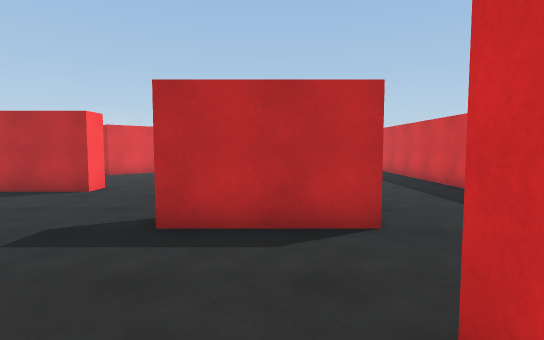
View 1 (above)

18 first-person views from a walk through a 3-D level made in the Unity game engine. The camera is 1.4 m above the floor, tilts 4° down and sees 80° across. The floor is counted in squares, 1 m on a side. Each view is taken from the middle of a square. On the plan, view 1 faces up. The plan holds only what a view shows up to about 15 squares ahead; the rest is blank. The place goes on beyond the plan. The player is left out.

View 2
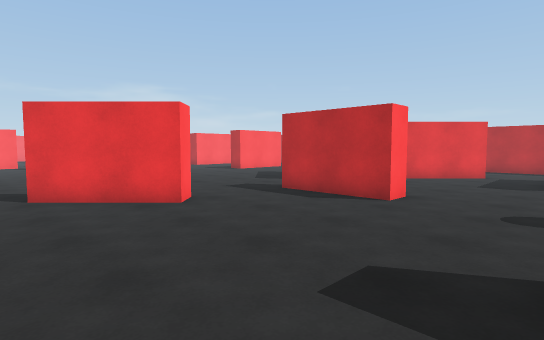

View 3
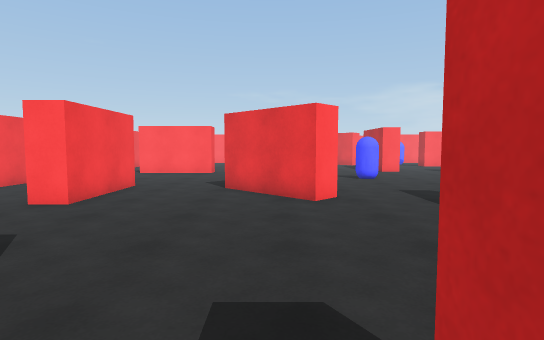

View 4
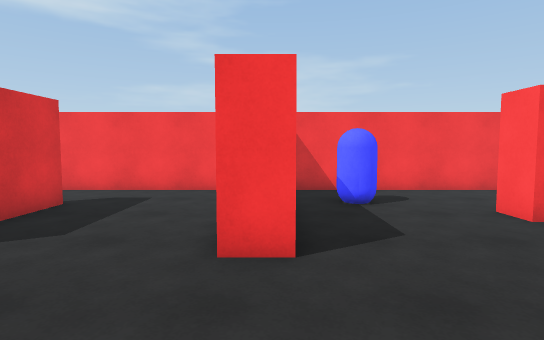

View 5
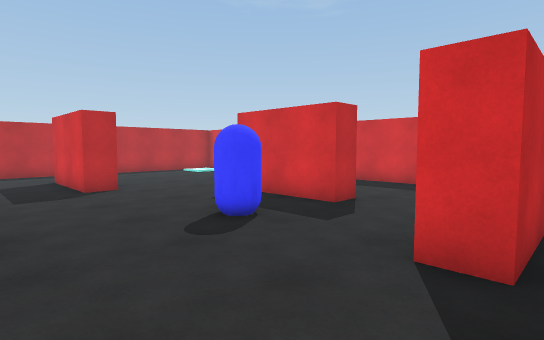

View 6
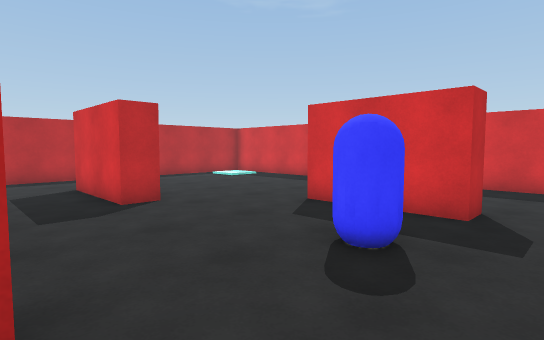

View 7
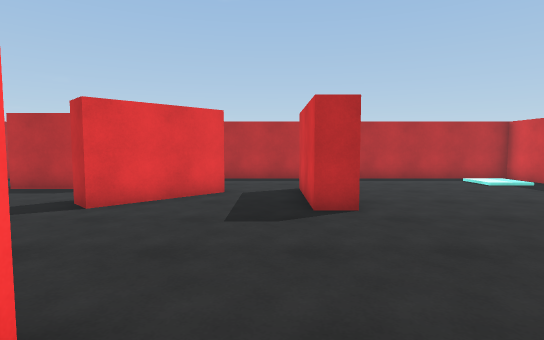

View 8
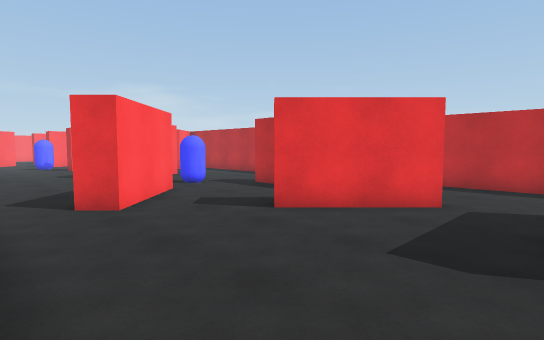

View 9
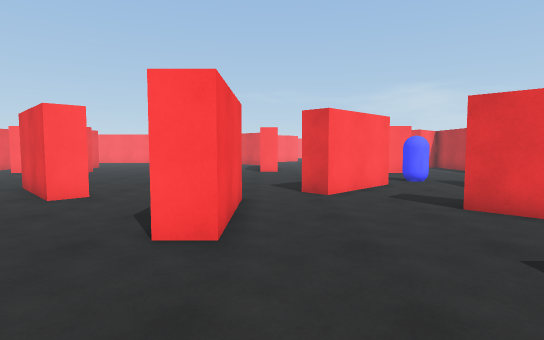

View 10
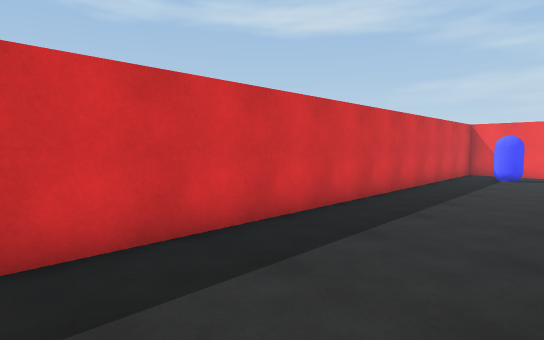

View 11
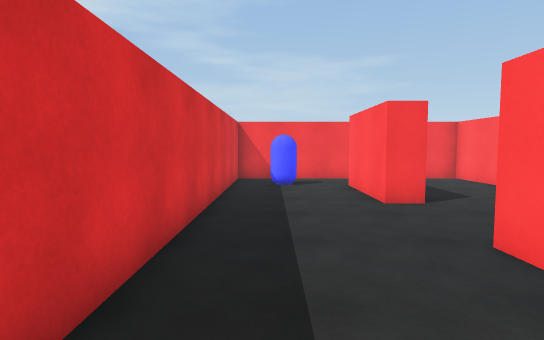

View 12
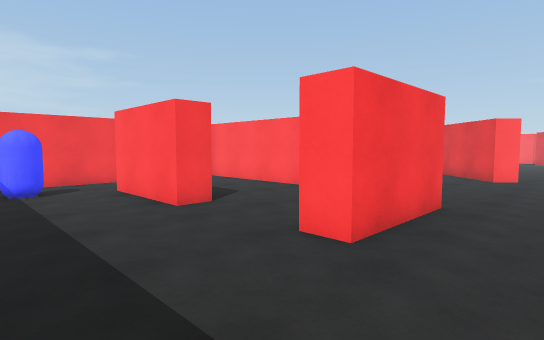

View 13
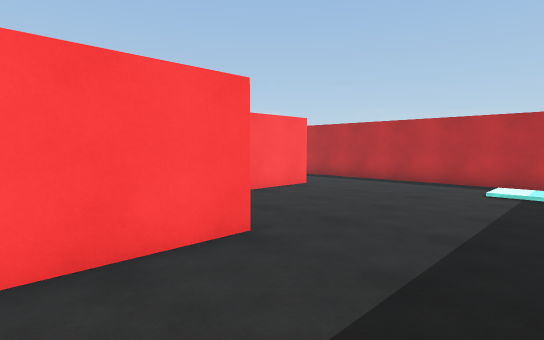

View 14
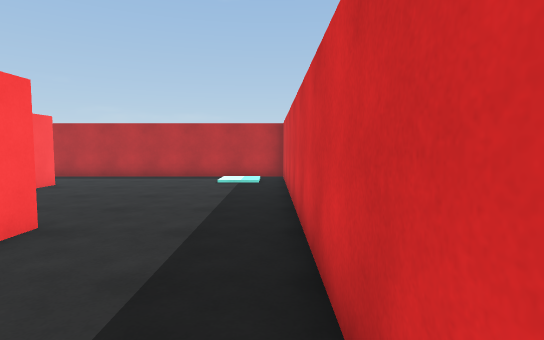

View 15
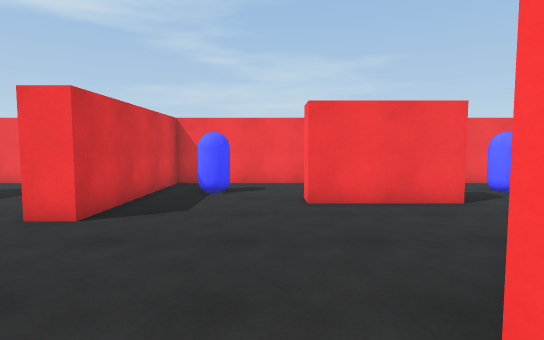

View 16
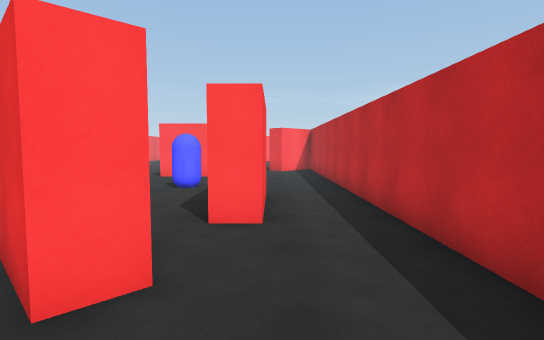

View 17
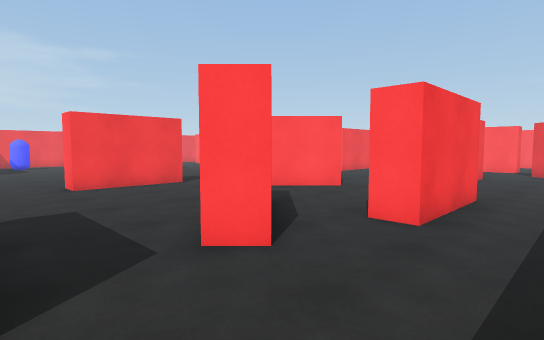

View 18
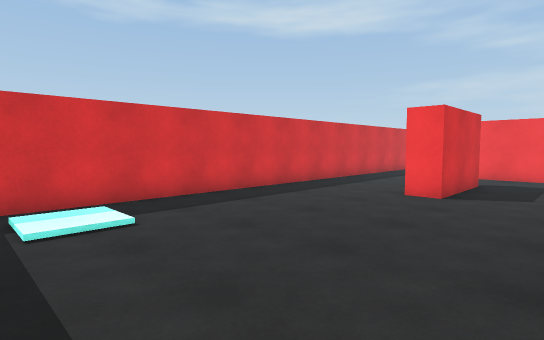

### Floor plan
Points are (right, up) in squares from view 1. A wall is a line through its corners. A room is listed if a view was taken in it or the views show most of it. See-through windows are left out.
Room 1 (views 1, 2, 3, 4, 5, 6, 7, 8, 9, 10, 11, 12, 13, 14, 15, 16, 17, 18)
walls: (-2, 6.5) (1.9, 6.5) (1.9, 5.5) (-2, 5.5) (-2, 6.5); (-9.8, 11.2) (-5.8, 11.2) (-5.8, 10.2) (-9.8, 10.2); (-10.1, 6.9) (-9.4, 6.1) (-12.2, 3.3); (-2, 16.1) (-3.1, 16.1) (-3.1, 20); (2, 9.7) (0.9, 9.7) (0.9, 13.6) (1.9, 13.6) (1.9, 10.2); (-3.3, 1.2) (-3.3, -4.6) (6.5, -4.6) (6.5, 23.5) (-16.5, 23.5); (-6.2, 19.8) (-5.5, 19.1) (-8.2, 16.3) (-9, 17.1); (-2.1, 20.1) (-2.1, 17); (-13.3, 16.5) (-10.4, 13.6) (-11.2, 12.9); (-10.6, 19.8) (-12.9, 19.8); (-12.9, 0) (-8.9, 0) (-8.9, -1.1); (-12.9, 20.8) (-8.9, 20.8) (-8.9, 19.8); (1.2, -2) (1.2, 2) (2.2, 2) (2.2, -2); (-13.6, -4.6) (-4.3, -4.6) (-4.3, 2) (-3.2, 2); (-16.5, -4.6) (-15.5, -4.6)
objects: blue capsule (-16, -3) to (-15, -2); blue capsule (-16, 9) to (-15, 10); blue capsule (-15, 18) to (-14, 18); blue capsule (-7, -3) to (-6, -2); blue capsule (-2, 10) to (-1, 11); blue capsule (4, -3) to (5, -2)

Positions as (right, up) in squares from view 1, and headings:
1: (0, 0), facing up
2: (-2, 2), facing up-left
3: (-1, 5), facing left
4: (-4, 6), facing down
5: (-6, 5), facing up-right
6: (-6, 8), facing up-right
7: (-4, 9), facing up
8: (-3, 11), facing up-left
9: (-1, 12), facing left
10: (2, 14), facing down-right
11: (5, 10), facing down
12: (6, 9), facing down-left
13: (6, 10), facing up-left
14: (6, 8), facing up
15: (-8, 8), facing down
16: (-3, 21), facing left
17: (-3, 23), facing down-left
18: (-2, 23), facing down-right
